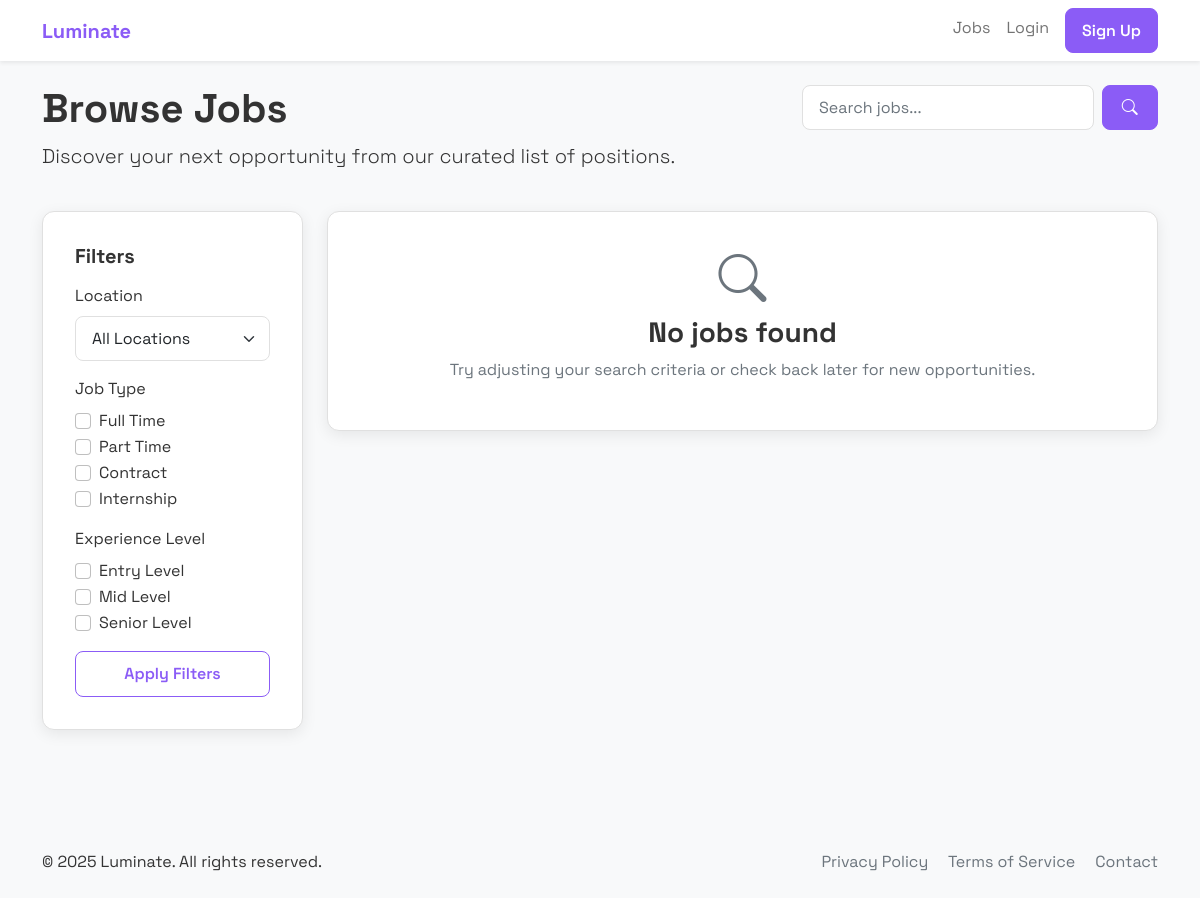
/jobs, run on an earlier commit of the app's database.
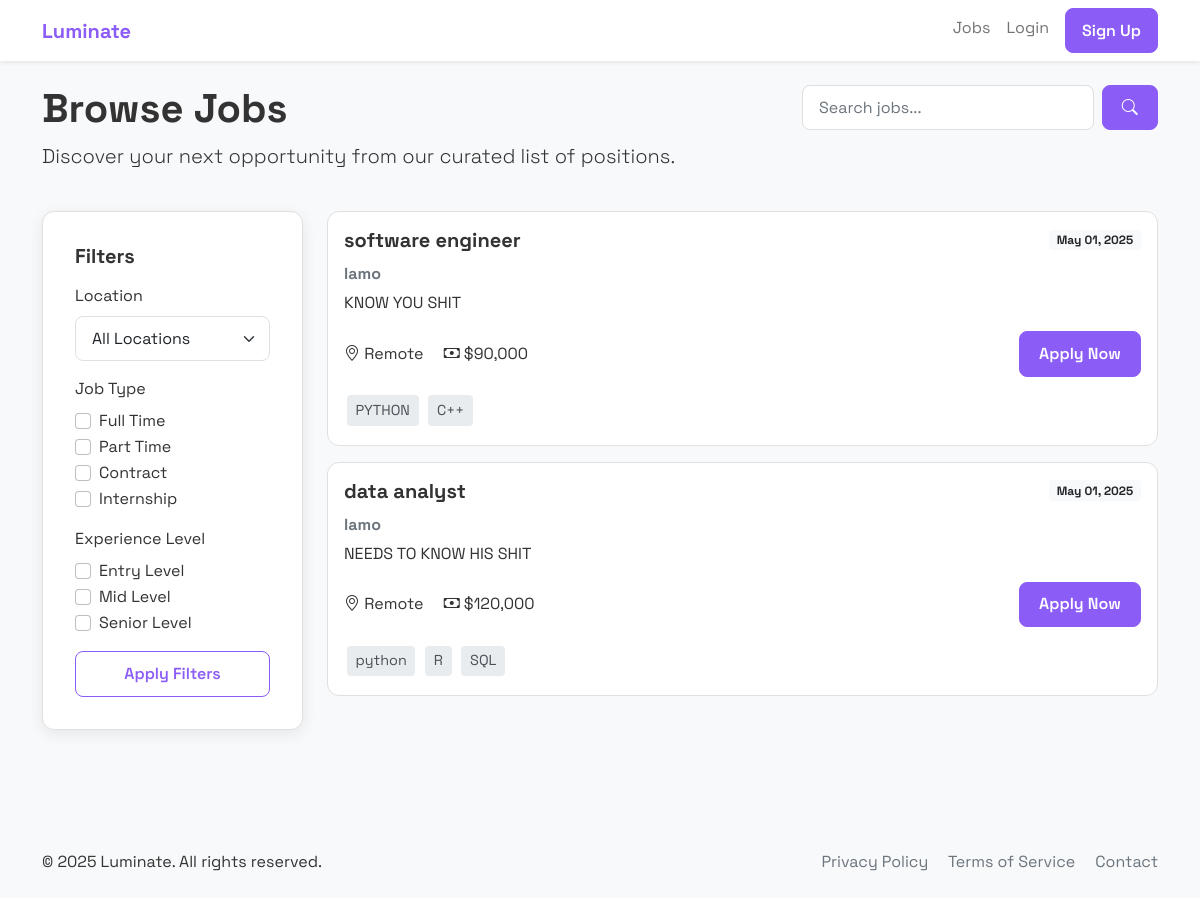
And on a later commit of the database.
### application.py (models this page shows)
class Job(db.Model):
    id = db.Column(db.Integer, primary_key=True)
    title = db.Column(db.String(100), nullable=False)
    company = db.Column(db.String(100), nullable=False)
    description = db.Column(db.Text, nullable=False)
    required_skills = db.Column(db.String(500), nullable=False)
    location = db.Column(db.String(100))
    salary = db.Column(db.String(50))
    date_posted = db.Column(db.DateTime, default=datetime.utcnow)
    employer_id = db.Column(db.Integer, db.ForeignKey('user.id'), nullable=False)
    applications = db.relationship('Application', backref='job', lazy=True)

### application.py (the view)
@app.route('/jobs')
def jobs():
    query = request.args.get('q', '')
    if query:
        search = f"%{query}%"
        jobs = Job.query.filter(
            (Job.title.ilike(search)) |
            (Job.company.ilike(search)) |
            (Job.required_skills.ilike(search))
        ).order_by(Job.date_posted.desc()).all()
    else:
        jobs = Job.query.order_by(Job.date_posted.desc()).all()
    return render_template('jobs.html', jobs=jobs)

### templates/jobs.html (shortened to what this page needs)
{% extends "base.html" %}
{% block content %}
<div class="row mb-4">
    <div class="col-md-8">
        <h1 class="fw-bold animate-fade-in">Browse Jobs</h1>
        <p class="lead animate-fade-in">Discover your next opportunity from our curated list of positions.</p>
    </div>
    <div class="col-md-4">
        <form action="{{ url_for('jobs') }}" method="GET" class="d-flex animate-fade-in">
            <input type="text" name="q" class="form-control me-2" placeholder="Search jobs..." value="{{ request.args.get('q', '') }}">
            <button type="submit" class="btn btn-primary">
                <i class="bi bi-search"></i>
            </button>
        </form>
    </div>
</div>
<div class="row">
    <div class="col-md-3 mb-4">
        <div class="content-card animate-fade-in">
            <h5 class="mb-3">Filters</h5>
            <form>
                <div class="mb-3">
                    <label class="form-label">Location</label>
                    <select class="form-select">
                        <option value="">All Locations</option>
                    </select>
                </div>
                <div class="mb-3">
                    <label class="form-label">Job Type</label>
                    <div class="form-check">
                        <input class="form-check-input" type="checkbox" id="fullTime">
                        <label class="form-check-label" for="fullTime">Full Time</label>
                    </div>
                    <div class="form-check">
                        <input class="form-check-input" type="checkbox" id="partTime">
                        <label class="form-check-label" for="partTime">Part Time</label>
                    </div>
                    <div class="form-check">
                        <input class="form-check-input" type="checkbox" id="contract">
                        <label class="form-check-label" for="contract">Contract</label>
                    </div>
                    <div class="form-check">
                        <input class="form-check-input" type="checkbox" id="internship">
                        <label class="form-check-label" for="internship">Internship</label>
                    </div>
                </div>
                <div class="mb-3">
                    <label class="form-label">Experience Level</label>
                    <div class="form-check">
                        <input class="form-check-input" type="checkbox" id="entry">
                        <label class="form-check-label" for="entry">Entry Level</label>
                    </div>
                    <div class="form-check">
                        <input class="form-check-input" type="checkbox" id="mid">
                        <label class="form-check-label" for="mid">Mid Level</label>
                    </div>
                    <div class="form-check">
                        <input class="form-check-input" type="checkbox" id="senior">
                        <label class="form-check-label" for="senior">Senior Level</label>
                    </div>
                </div>
                <button type="submit" class="btn btn-outline-primary w-100">Apply Filters</button>
            </form>
        </div>
    </div>
    <div class="col-md-9">
        {% if jobs %}
            {% for job in jobs %}
                <div class="job-card card mb-3 animate-pop-in">
                    <div class="card-body">
                        <div class="d-flex justify-content-between align-items-center mb-3">
                            <h5 class="card-title mb-0">{{ job.title }}</h5>
                            <span class="badge bg-light text-dark">{{ job.date_posted.strftime('%b %d, %Y') }}</span>
                        </div>
                        <h6 class="card-subtitle mb-2 text-muted">{{ job.company }}</h6>
                        <p class="card-text mb-3">{{ job.description[:150] }}{% if job.description|length > 150 %}...{% endif %}</p>
                        <div class="d-flex justify-content-between align-items-center">
                            <div>
                                <span class="me-3"><i class="bi bi-geo-alt"></i> {{ job.location or 'Remote' }}</span>
                                {% if job.salary %}
                                    <span><i class="bi bi-cash"></i> {{ job.salary }}</span>
                                {% endif %}
                            </div>
                            <div>
                                <a href="{{ url_for('apply', job_id=job.id) }}" class="btn btn-primary">Apply Now</a>
                            </div>
                        </div>
                        <div class="mt-3">
                            {% for skill in job.required_skills.split(',') %}
                                <span class="skill-badge">{{ skill.strip() }}</span>
                            {% endfor %}
                        </div>
                    </div>
                </div>
            {% endfor %}
        {% else %}
            <div class="content-card text-center animate-fade-in">
                <i class="bi bi-search text-muted mb-3" style="font-size: 3rem;"></i>
                <h3>No jobs found</h3>
                <p class="text-muted">Try adjusting your search criteria or check back later for new opportunities.</p>
            </div>
        {% endif %}
    </div>
</div>
{% endblock %}

### templates/base.html (shortened to what this page needs)
<!DOCTYPE html>
<html lang="en">
<head>
    <link href="https://cdn.jsdelivr.net/npm/bootstrap@5.1.3/dist/css/bootstrap.min.css" rel="stylesheet">
    <link rel="stylesheet" href="https://cdn.jsdelivr.net/npm/bootstrap-icons@1.8.1/font/bootstrap-icons.css">
    <link rel="stylesheet" href="{{ url_for('static', filename='css/styles.css') }}">
</head>
<body>
    <nav class="navbar navbar-expand-lg navbar-light bg-white shadow-sm">
        <div class="container">
            <a class="navbar-brand" href="/">
                <span class="fw-bold text-purple">Luminate</span>
            </a>
            <div class="collapse navbar-collapse" id="navbarNav">
                <ul class="navbar-nav ms-auto">
                    {% if session.get('user_id') %}
                        {% if session.get('is_employer') %}
                            <li class="nav-item">
                                <a class="nav-link" href="{{ url_for('employer_dashboard') }}">Dashboard</a>
                            </li>
                            <li class="nav-item">
                                <a class="nav-link" href="{{ url_for('post_job') }}">Post Job</a>
                            </li>
                            <li class="nav-item">
                                <a class="nav-link" href="{{ url_for('manage_slots') }}">Interview Slots</a>
                            </li>
                        {% else %}
                            <li class="nav-item">
                                <a class="nav-link" href="{{ url_for('dashboard') }}">Dashboard</a>
                            </li>
                            <li class="nav-item">
                                <a class="nav-link" href="{{ url_for('jobs') }}">Jobs</a>
                            </li>
                            <li class="nav-item">
                                <a class="nav-link" href="{{ url_for('results') }}">Matches</a>
                            </li>
                        {% endif %}
                        <li class="nav-item">
                            <a class="nav-link" href="{{ url_for('profile') }}">Profile</a>
                        </li>
                        <li class="nav-item">
                            <a class="nav-link" href="{{ url_for('interviews') }}">Interviews</a>
                        </li>
                        <li class="nav-item">
                            <a class="nav-link" href="{{ url_for('logout') }}">Logout</a>
                        </li>
                    {% else %}
                        <li class="nav-item">
                            <a class="nav-link" href="{{ url_for('jobs') }}">Jobs</a>
                        </li>
                        <li class="nav-item">
                            <a class="nav-link" href="{{ url_for('login') }}">Login</a>
                        </li>
                        <li class="nav-item">
                            <a class="nav-link btn btn-primary text-white px-3 ms-2" href="{{ url_for('register') }}">Sign Up</a>
                        </li>
                    {% endif %}
                </ul>
            </div>
        </div>
    </nav>
    <div class="container main-content">
        {% block content %}{% endblock %}
    </div>
    <footer class="bg-light py-4 mt-auto">
        <div class="container">
            <div class="row align-items-center">
                <div class="col-md-6">
                    <p class="mb-0">&copy; 2025 Luminate. All rights reserved.</p>
                </div>
                <div class="col-md-6 text-md-end">
                    <a href="#" class="text-decoration-none me-3 text-secondary">Privacy Policy</a>
                    <a href="#" class="text-decoration-none me-3 text-secondary">Terms of Service</a>
                    <a href="#" class="text-decoration-none text-secondary">Contact</a>
                </div>
            </div>
        </div>
    </footer>
</body>
</html>

### static/css/styles.css (style rules this page uses)
:root { --primary-color: #8B5CF6; --primary-hover: #7C3AED; --secondary-color: #64b5f6; --background-color: #f8f9fa; --card-bg: #ffffff; --text-color: #333333; --border-color: #e0e0e0; --shadow: 0 4px 15px rgba(0, 0, 0, 0.08); --shadow-hover: 0 6px 20px rgba(0, 0, 0, 0.1); --border-radius: 12px; --transition: all 0.3s ease; }
body { font-family: 'Space Grotesk', sans-serif; background-color: var(--background-color); color: var(--text-color); margin: 0; padding: 0; display: flex; flex-direction: column; min-height: 100vh; }
h1, h2, h3, h4, h5, h6 { font-weight: 700; }
button, .btn { font-family: 'Space Grotesk', sans-serif; }
.main-content { flex: 1; padding-top: 1.5rem; padding-bottom: 3rem; }
.animate-fade-in { opacity: 0; transform: translateY(10px); transition: opacity 0.5s ease, transform 0.5s ease; }
.animate-pop-in { opacity: 0; transform: scale(0.95); transition: opacity 0.5s ease, transform 0.5s ease; }
.animate-fade-in.show, .animate-pop-in.show { opacity: 1; transform: translateY(0) scale(1); }
.content-card { background: var(--card-bg); border-radius: var(--border-radius); box-shadow: var(--shadow); padding: 2rem; margin-bottom: 1.5rem; border: 1px solid var(--border-color); transition: var(--transition); }
.form-control, .form-select { border-radius: 8px; padding: 0.6rem 1rem; border: 1px solid var(--border-color); font-family: 'Space Grotesk', sans-serif; transition: var(--transition); }
.btn { border-radius: 8px; padding: 0.6rem 1.2rem; font-weight: 600; transition: var(--transition); }
.btn-primary { background-color: var(--primary-color); border-color: var(--primary-color); }
.btn-outline-primary { color: var(--primary-color); border-color: var(--primary-color); }
.skill-badge { display: inline-block; background-color: #e9ecef; color: #495057; padding: 0.3em 0.6em; margin: 0.2em; border-radius: 4px; font-size: 0.9em; }
.job-card { border-radius: var(--border-radius); border: 1px solid var(--border-color); transition: var(--transition); }
.text-purple { color: var(--primary-color); }

What changed in the data, as far as the page shows it:
added Job: title "software engineer", date_posted "May 01, 2025", company "lamo", description "KNOW YOU SHIT", location "Remote", salary "$90,000", strip "PYTHON" "C++"
added Job: title "data analyst", date_posted "May 01, 2025", company "lamo", description "NEEDS TO KNOW HIS SHIT", location "Remote", salary "$120,000", strip "python" "R" "SQL"
Also different on the page:
text no longer shown: "No jobs found Try adjusting your search criteria or check back later for new opportunities."
